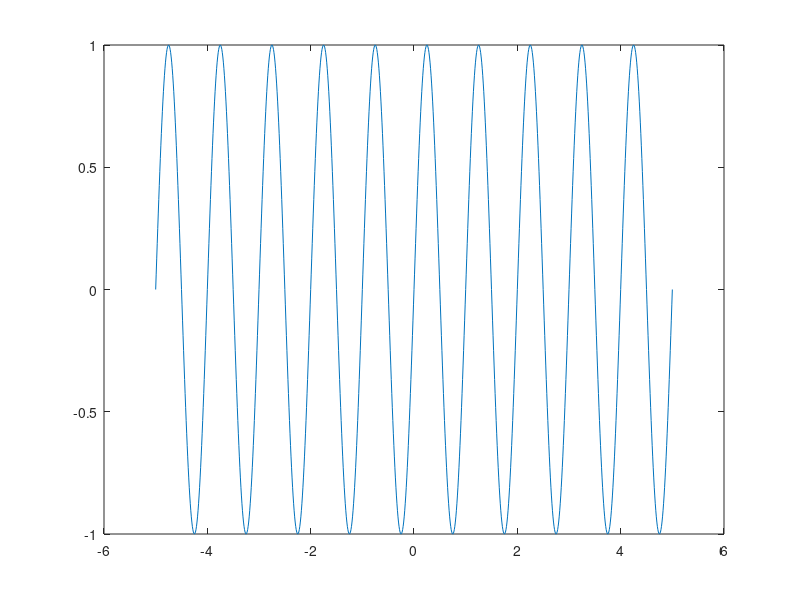
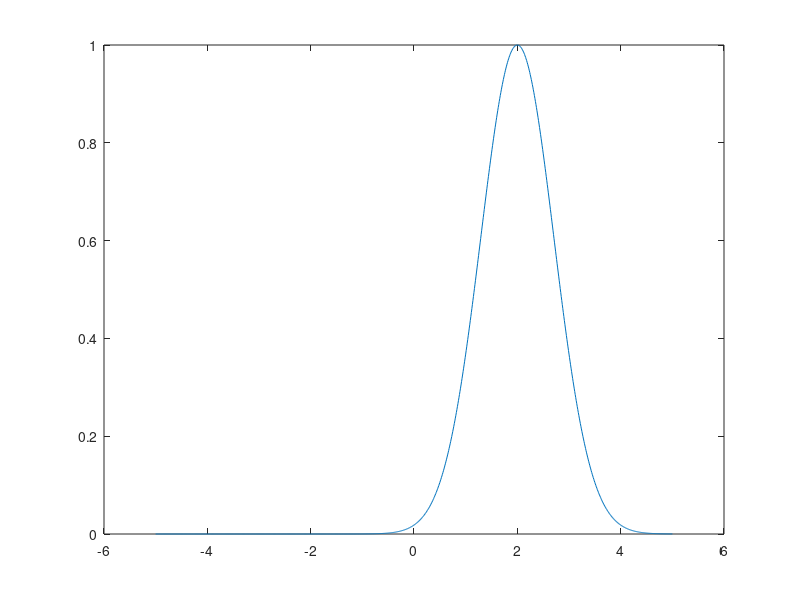
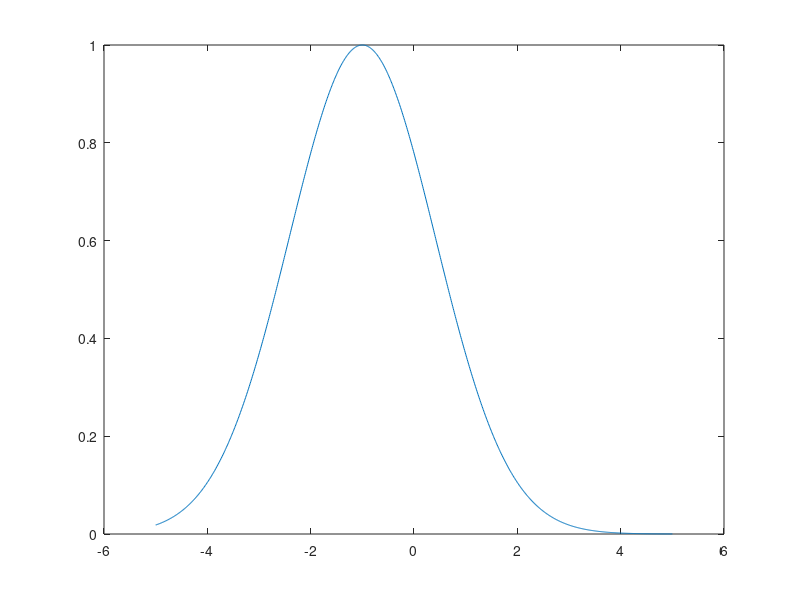

MATLAB code to generate these figures, in order: (Note: this script raises an error after producing the figures.)

% Assignment 1

% a)
clear;
clc;
t = -5:0.01:5;
g = sin(2*pi*t);
plot(t,g);
figure()

% b)
clear;
clc;
t = -5:0.01:5;
a = 2;
b = 1;
g = exp(-(((t-a)/b).^2));
plot(t,g)
figure()

% c)
clear;
clc;
t = -5:0.01:5;
a = -1;
b = 2;
g = exp(-(((t-a)/b).^2));
plot(t,g)
figure()

% d)
clc;
clear;
t = -5:0.01:5;
syms t
g = piecewise(t < 0,0,t >= 0,exp(-t));
fplot(g)
figure()

% e)
clc;
clear;
t = -5:0.01:5;
g = sin(2*pi*t).*exp(-(t-2).^2);
plot(t,g)
figure()

% f)
clc;
clear;
t = -5:0.01:5;
g = sinc(t);
plot(t,g)
figure()

% g)
clc;
clear;
t = -5:0.01:5;
syms t
g = piecewise(abs(t) > 0.5,0,abs(t) <= 0.5,1);
fplot(g)
figure()

% Another way to plot giving function
% g)
clc;
clear;
a = 1;
t = -5:0.001:5;
rect=@(t,a) ones(1,numel(t)).*(abs(t)<a/2) % a is the width of the pulse
g = rect(t,1);   
plot(t,g)
figure()
